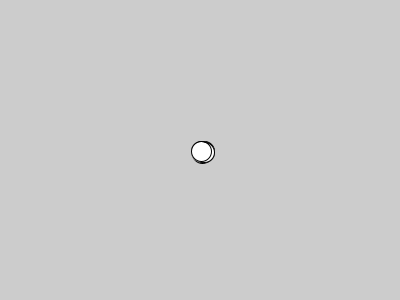
Frame 1 (no input)
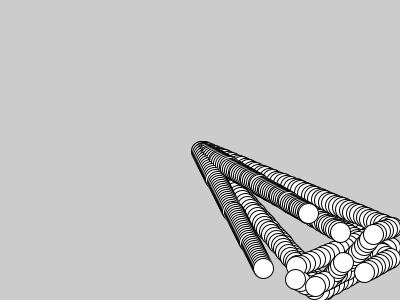
Frame 60 (the mouse pressed at the canvas centre just before this capture)
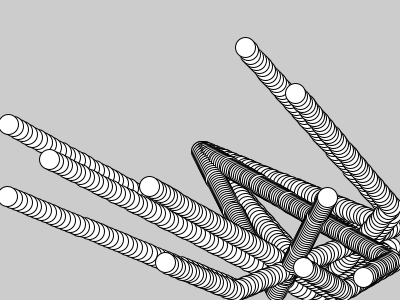
Frame 120 (the mouse held since frame 60 and released just before this capture)

The Processing sketch that drew these frames (run headless with seeded random() and noise(); from frame 60 on, the mouse is pressed at the canvas centre):

// Processing sketch: processing_183919
// ── processing_183919.pde


int pilotes=10;

float[] x= new float[pilotes];
float[] y= new float[pilotes];
float[] velocitatx = new float [pilotes];
float[] velocitaty = new float [pilotes];


float midaelipse;

void setup() {
  size(400, 300);
  //inicialitzaciÃ³
  for (int i=0; i<pilotes; i++) {
    x[i] =width/2;
    y[i] =height/2;
    velocitatx[i]=random(1, 5);
    velocitaty[i]=random(1, 5);
  }
  
  midaelipse=20;
}

void draw() {
  //actualitzaciÃ³
  for (int i=0; i<pilotes; i++) {
    x[i]=x[i]+velocitatx[i];
    y[i]=y[i]+velocitaty[i];
    ellipse (x[i], y[i], midaelipse, midaelipse);
    if (x[i]>=width-(midaelipse/2)||x[i]<=0+(midaelipse/2)) {
      velocitatx[i]=-velocitatx[i];
    }
    if (y[i]>=height-(midaelipse/2)||y[i]<=0+(midaelipse/2)) {
      velocitaty[i]=-velocitaty[i];
    }
  }
}

void mouseReleased() {
  background(random(255), random(255), random(255));
  fill(random(255), random(255), random(255));
  midaelipse= random(20,50);
}
